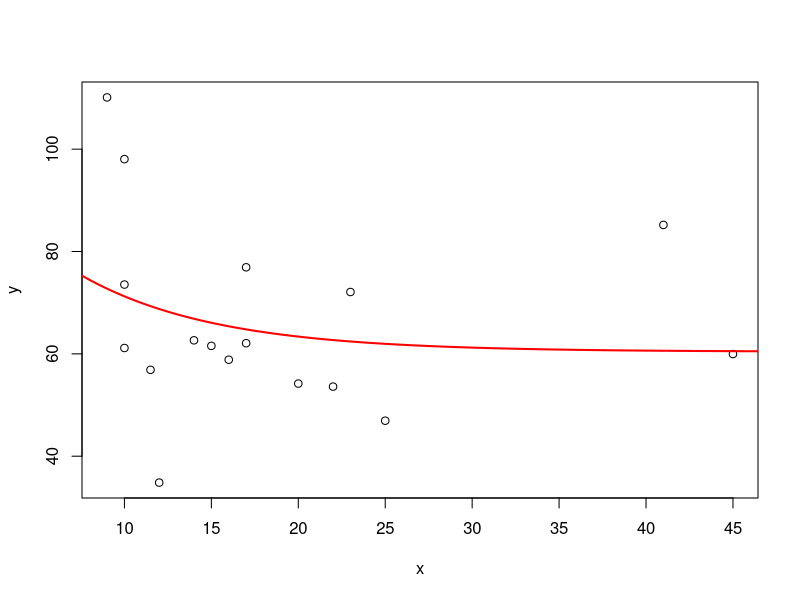
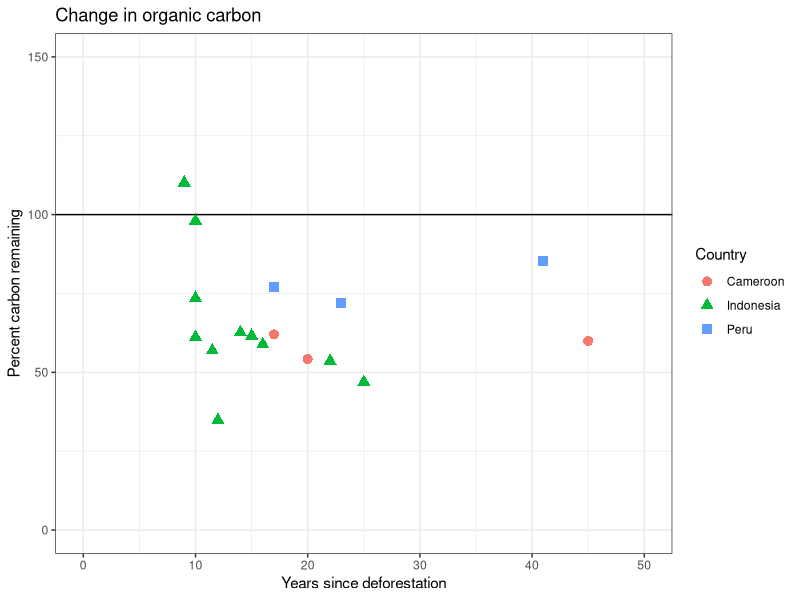
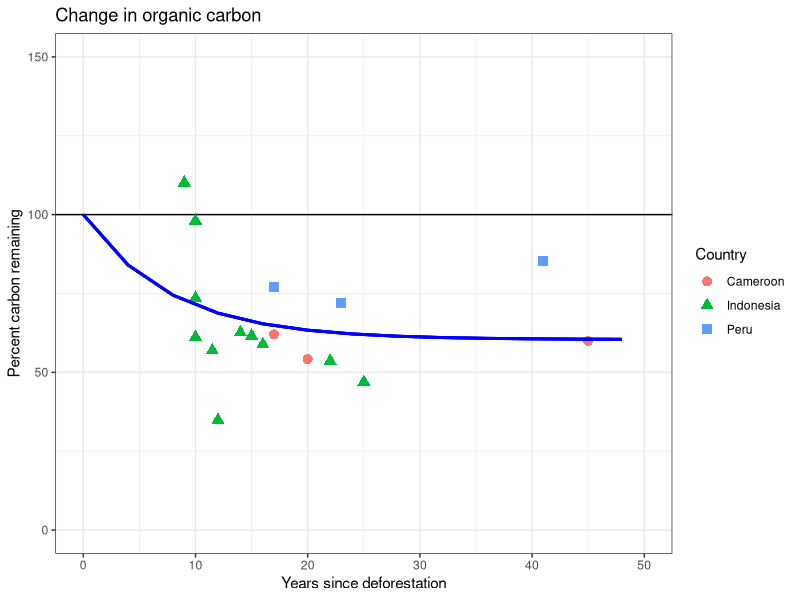
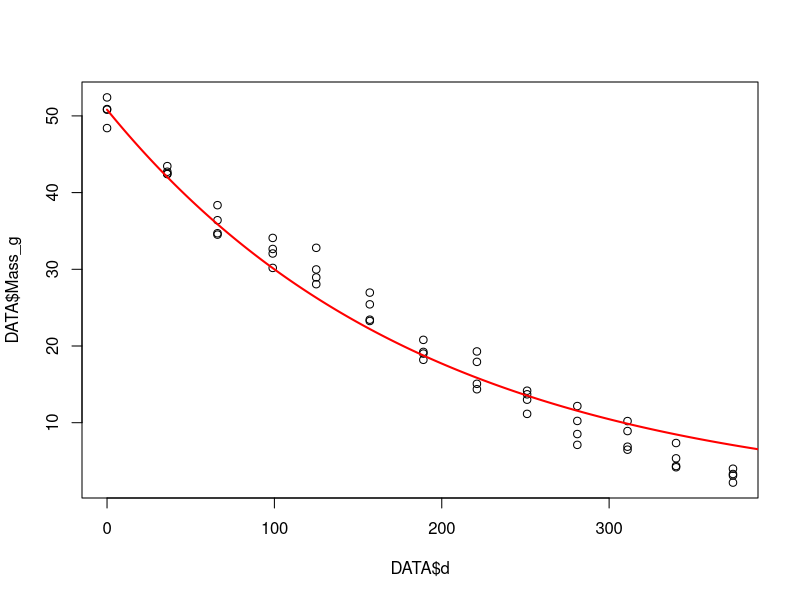
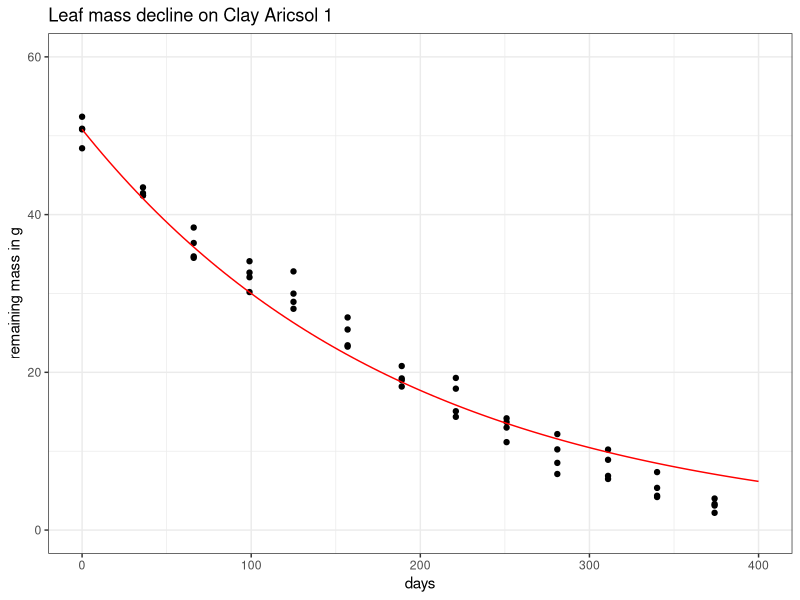
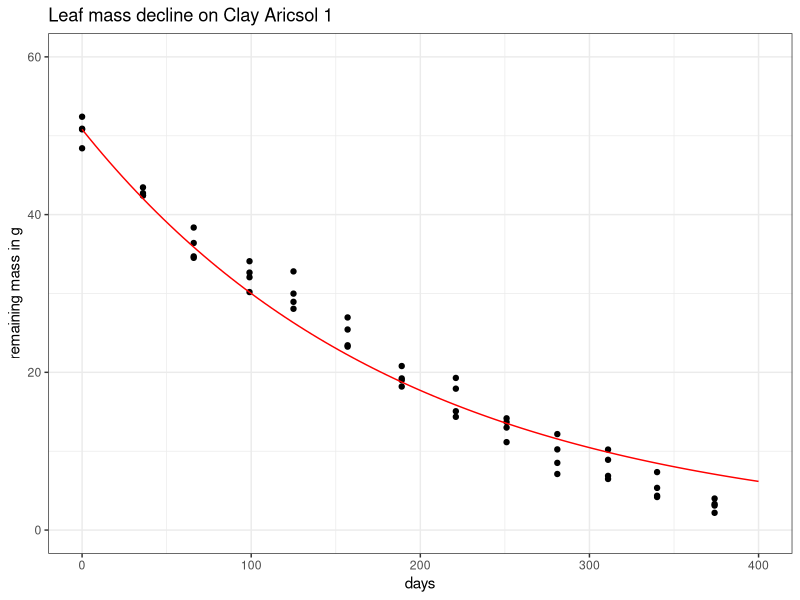

Generate these figures, in order, with R:
## ---- chunk 1
library("tidyverse")
## ---- chunk 2
DATA=read.csv("data/van-straaten-soc.csv",h=T)
head(DATA)
## ---- chunk 3
DATA$t<-DATA$Time.since.Deforestation
DATA$soc_pc<-DATA$SOC_prop_top10_C2
## ---- chunk 4
DATA<-DATA%>%filter(Country!="")%>%filter(Landuse == "Oil palm")
DATA<-DATA%>%filter(abs(d_Clay_50to100)<20)
## ---- chunk 5
y <- DATA$soc_pc #
x <- DATA$t
## ---- chunk 6
xx <- seq(0,605, length=1500)
plot(y~x)

fit2=nls(y~a+(100-a)*exp(-k*x),start=list(a=60, k=0.15), algorithm="port")

lines(xx, predict(fit2, data.frame(x=xx)), col="red", lwd=2, lty=1)
summary(fit2)
## ---- chunk 7
g2 <- ggplot(DATA,aes(t,soc_pc, shape = Country, colour = Country)) +
    geom_hline(yintercept=100) +
  xlim(0,50) +
  ylim(0,150) +
  geom_point(show.legend = T, size = 3) +
  ggtitle("Change in organic carbon") +
  xlab("Years since deforestation") +
  ylab("Percent carbon remaining") +
  theme_bw()
g2
## ---- chunk 8
func3<- function(x) {60.4+(100-60.4)*exp(-0.1296*x)}

g2 +
  stat_function(fun = func3, xlim=c(0,400), col = "blue", size = 1) 
## ---- chunk 9
DATA=read.table("data/schmidt-nut-data.txt",h=T)
head(DATA)
## ---- chunk 10
DATA<-DATA%>%filter(Plot == "C1")
unique(DATA$Plot)
## ---- chunk 11
xx <- seq(0,605, length=1500)
plot(DATA$Mass_g 
     ~ DATA$d)
y <- DATA$Mass_g
x <- DATA$d
fit <- nls(y ~ (50.81 * 2.718^(-k * x)), start=list(k=0.00001))
lines(xx, predict(fit, data.frame(x=xx)), col="red", lwd=2, lty=1)
summary(fit)
## ---- chunk 12
func1<- function(x) {50.81 * 2.718^(-0.0052707 * x)}
dat1 = data.frame(x = DATA$d, y = DATA$Mass_g)
## ---- chunk 13
g1 <- ggplot(dat1,aes(x,y)) +
  xlim(0,400) +
  ylim(0,60) +
  geom_point(show.legend = FALSE) +
  ggtitle("Leaf mass decline on Clay Aricsol 1") +
  xlab("days") +
  ylab("remaining mass in g") +
  stat_function(fun = func1, xlim=c(0,400), col = "red") +
  theme_bw()
g1
## ---- chunk 14
library(cowplot)
ggsave("figs/oil-palm-decomp.png", plot = g1, width = 10, height = 10)
